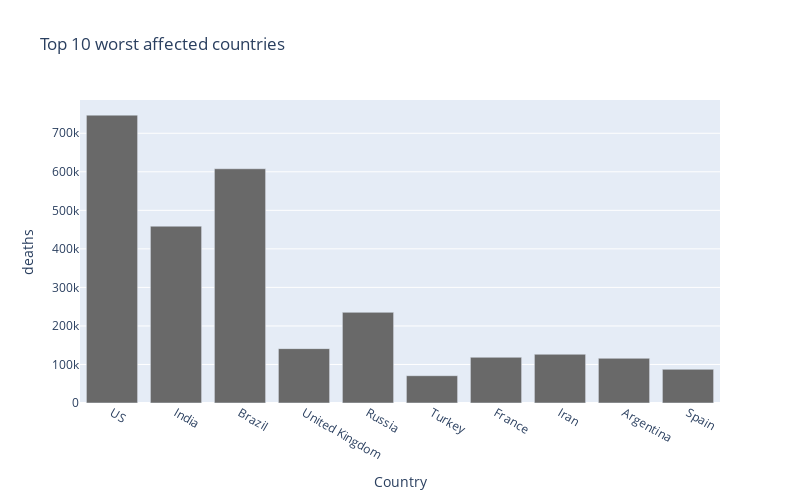

Notebook source saved alongside this figure:
### Markdown cell above
## *10 Worst Hit Countries - Death Cases*

### Code cell
px.bar(
    sorted_country.head(10),
    x = "Country",
    y = "deaths",
    title= "Top 10 worst affected countries", # the axis names
    color_discrete_sequence=["dimgray"], 
    height=500,
    width=800
)

### Figure 1 — Plotly figure (JSON) as saved in the notebook; plotly's stock layout.template omitted (floating-point values rounded to 4 significant figures)
{"data": [{"alignmentgroup": "True", "hovertemplate": "Country=%{x}<br>deaths=%{y}<extra></extra>", "legendgroup": "", "marker": {"color": "dimgray", "pattern": {"shape": ""}}, "name": "", "offsetgroup": "", "orientation": "v", "showlegend": false, "textposition": "auto", "type": "bar", "x": ["US", "India", "Brazil", "United Kingdom", "Russia", "Turkey", "France", "Iran", "Argentina", "Spain"], "xaxis": "x", "y": [747033, 458880, 607922, 141098, 235318, 70828, 118632, 126456, 115989, 87368], "yaxis": "y"}], "layout": {"barmode": "relative", "height": 500, "legend": {"tracegroupgap": 0}, "title": {"text": "Top 10 worst affected countries"}, "width": 800, "xaxis": {"anchor": "y", "domain": [0, 1], "title": {"text": "Country"}}, "yaxis": {"anchor": "x", "domain": [0, 1], "title": {"text": "deaths"}}}}
